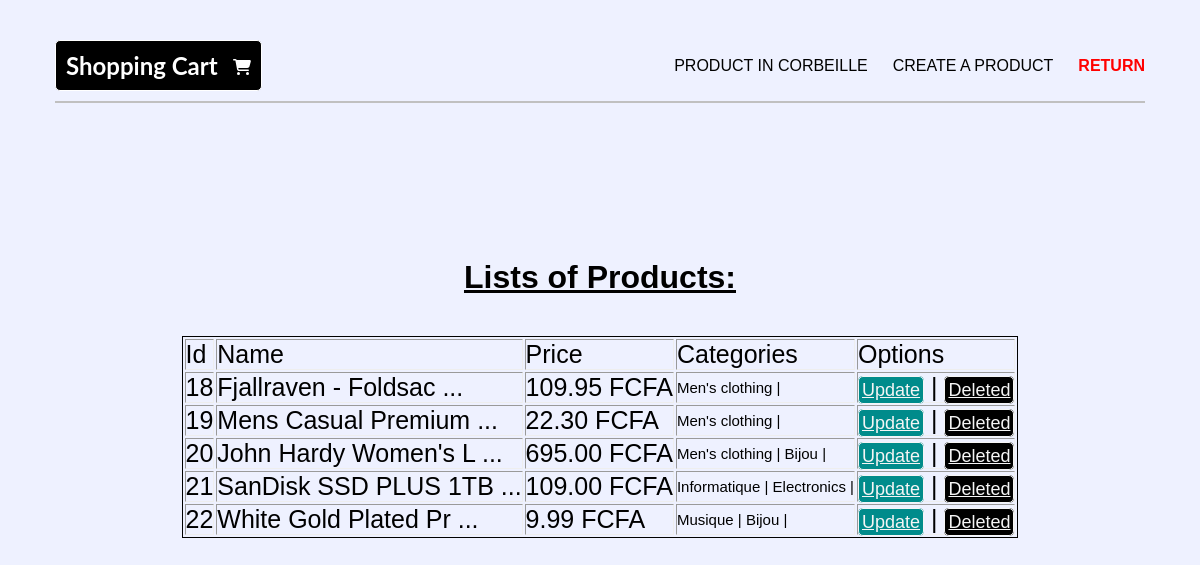
/shopping_cart/settings_products, run on an earlier commit of the app's database.
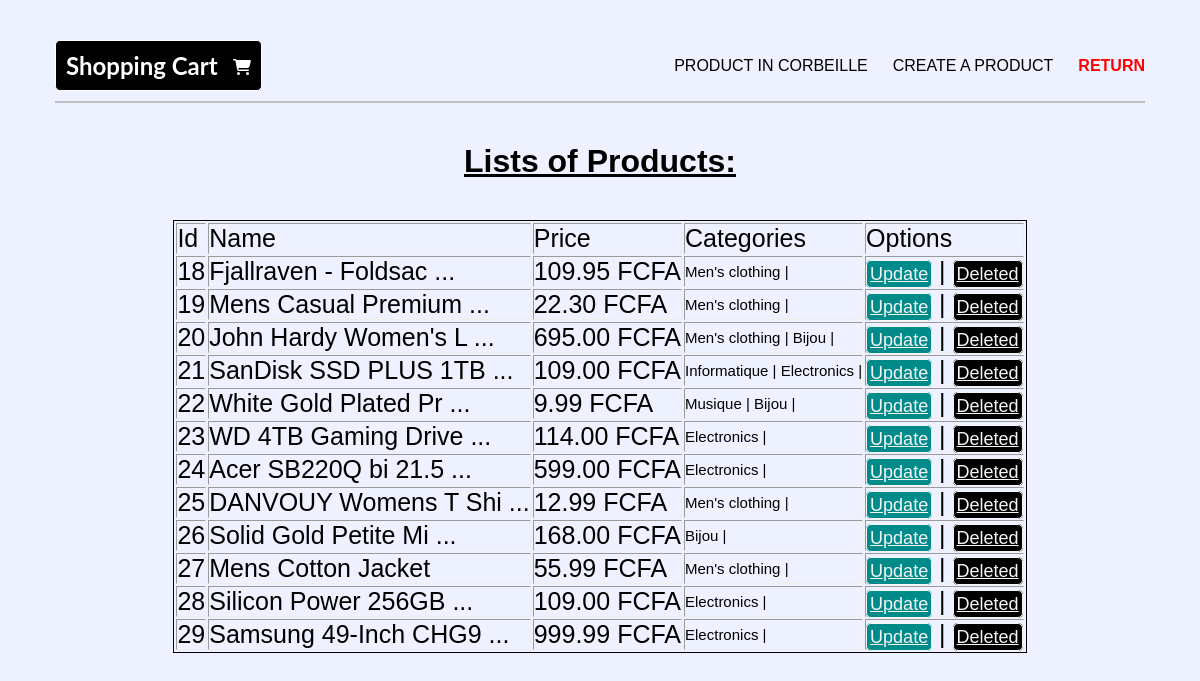
And on a later commit of the database.
### shopping_cart_app/models.py (models this page shows, shortened)
class Product(models.Model):
    name = models.CharField(max_length=200)
    description = models.TextField()
    price = models.DecimalField(max_digits=10 , decimal_places=2)
    views = models.BooleanField(default=True)
    image = models.ImageField(upload_to='products/' , blank=True , null=True)
    category = models.ManyToManyField(Category)

class Category(models.Model):
    name = models.CharField(max_length=100)
    views = models.BooleanField(default=True)
    def __str__(self):
        return f"{self.name}"

### shopping_cart_app/views.py (the view)
# urls.py: path('settings_products' , views.SettingsProductsViews , name="settings_products"),
def SettingsProductsViews(request):
    products = Product.objects.all().filter(views = True)
    return render(request , "shopping_cart/settings_products.html" , {"products":products})

### shopping_cart_app/templates/shopping_cart/settings_products.html (shortened to what this page needs)
<!DOCTYPE html>
<html lang="en">
<head>
    {% load static %}
    <link rel="stylesheet" href="{% static 'shopCart/form_cat.css' %}">
</head>
<body>
    <nav class="navbar">
        <div class="logo">
            <h1>Shopping Cart</h1>
            <div>
            </div>
        </div>
        <ul>
            <li>
                <a href="{% url 'shopCart:products_corbeille' %}">Product in corbeille</a>
            </li>
            <li>
                <a href="{% url 'shopCart:create_product' %}">create a product</a>
            </li>
            <li>
                <a class="return-home" href="{% url 'shopCart:settings' %}">Return</a>
            </li>
        </ul>
    </nav>
    <div class="main">
        <h1 style="text-align: center;">Lists of Products:</h1>
        <table style="font-size: 25px; border:solid 1px" border="1">
            <thead>
                <tr>
                    <td>Id</td>
                    <td>Name</td>
                    <td>Price</td>
                    <td>Categories</td>
                    <td>Options</td>
                </tr>
            </thead>
            <tbody>
                {% for product in products %}
                    <tr>
                        <td> {{product.id}} </td>
                        <td title="{{product.name}}"> {{product.name|slice:"20"}} {% if product.name|length > 20 %}...{% endif %} </td>
                        <td> {{product.price}} FCFA </td>
                        <td style="font-size: 15px;">
                            {% for cat in product.category.all %}
                                {{cat}} |
                            {% endfor %}
                        </td>
                        <td> <a style="border: solid 1px;background-color: darkcyan; color: whitesmoke; padding:3px; font-size:18px; border-radius: 5px;" href="{% url 'shopCart:update_product' product.id %}">Update</a> | <a style="border: solid 1px;background-color: black; color: whitesmoke; padding:3px; font-size:18px; border-radius: 5px; " href="{% url 'shopCart:remove_product' product.id %}">Deleted</a> </td>
                    </tr>
                {% endfor %}
            </tbody>
        </table>
    </div>
</body>
</html>

What changed in the data, as far as the page shows it:
added Product: id "23", name "WD 4TB Gaming Drive", price "114.00", Category (name "Electronics")
added Product: id "24", name "Acer SB220Q bi 21.5", price "599.00", Category (name "Electronics")
added Product: id "25", name "DANVOUY Womens T Shi", price "12.99", Category (name "Men's clothing")
added Product: id "26", name "Solid Gold Petite Mi", price "168.00", Category (name "Bijou")
added Product: id "27", name "Mens Cotton Jacket", price "55.99", Category (name "Men's clothing")
added Product: id "28", name "Silicon Power 256GB", price "109.00", Category (name "Electronics")
added Product: id "29", name "Samsung 49-Inch CHG9", price "999.99", Category (name "Electronics")
